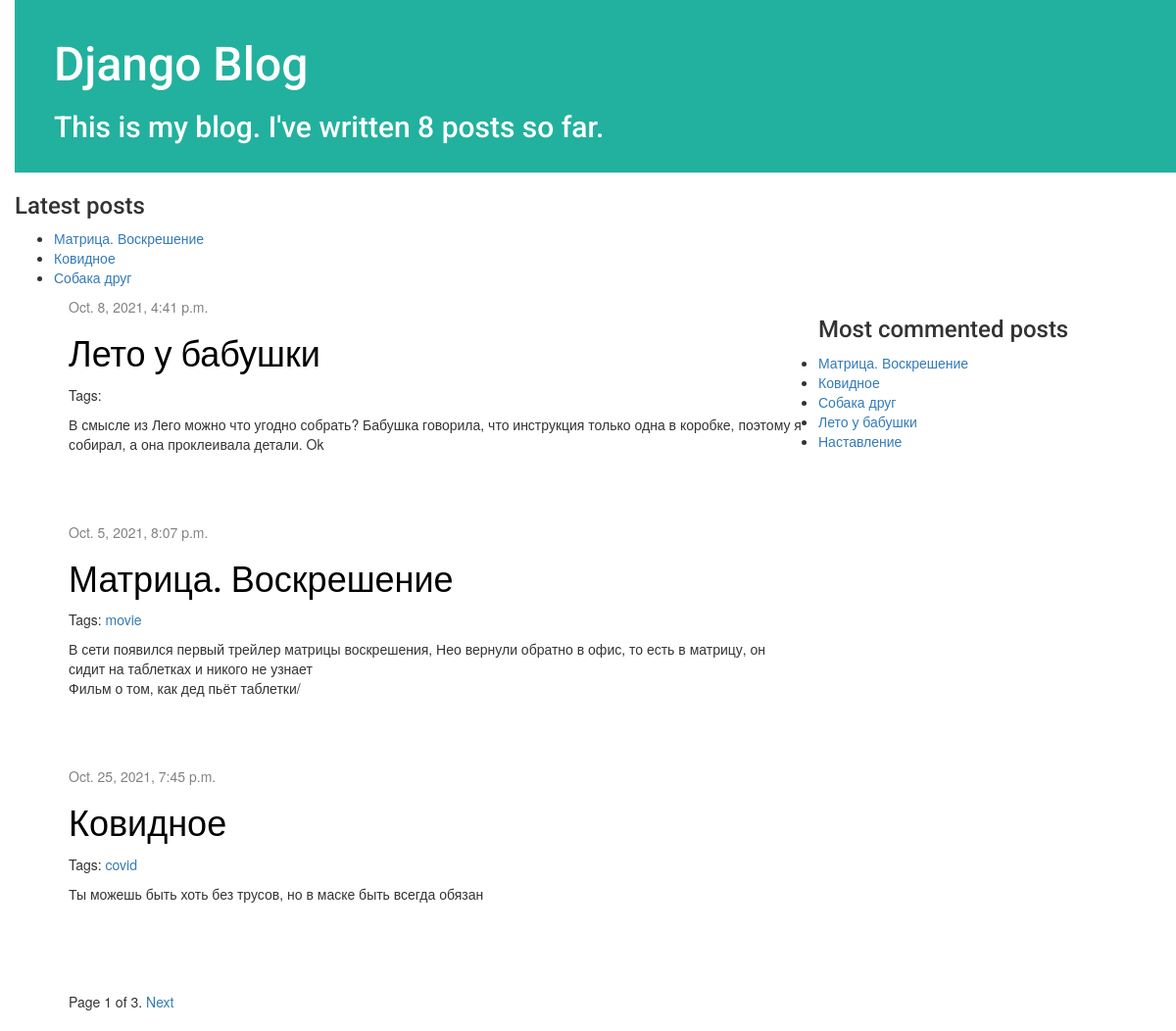
The page / on the database its author committed.
### blog/models.py (models this page shows, shortened)
class Post(models.Model):
    author = models.ForeignKey(settings.AUTH_USER_MODEL, on_delete=models.CASCADE)
    slug = models.SlugField(max_length=250, unique_for_date='published_date')
    title = models.CharField(max_length=200)
    text = models.TextField()
    created_date = models.DateTimeField(default=timezone.now)
    published_date = models.DateTimeField(blank=True, null=True)
    tags = TaggableManager()
    def get_absolute_url(self):
        return reverse('blog:post_detail',
                        args=[self.slug])

### blog/views.py (the view)
# urls.py: path('', views.post_list, name='post_list'),
def post_list(request, tag_slug=None):
    object_list = Post.objects.filter(published_date__lte=timezone.now()).order_by('created_date')
    tag = None
    if tag_slug:
        tag = get_object_or_404(Tag, slug=tag_slug)
        object_list = object_list.filter(tags__in=[tag])
    paginator = Paginator(object_list, 3)  # 3 posts in each page
    page = request.GET.get('page')
    try:
        posts = paginator.page(page)
    except PageNotAnInteger:
        posts = paginator.page(1)
    except EmptyPage:
        posts = paginator.page(paginator.num_pages)
    return render(request,
                  'blog/post_list.html',
                  {'page': page,
                   'posts': posts,
                   'tag': tag})

### blog/templatetags/blog_tags.py (called while the page is built)
@register.simple_tag
def total_posts():
    return Post.objects.filter(published_date__lte=timezone.now()).count()

@register.inclusion_tag('blog/latest_posts.html')
def show_latest_posts(count=5):
    latest_posts = Post.objects.filter(published_date__lte=timezone.now())[:count]
    return {'latest_posts': latest_posts}

@register.simple_tag
def get_most_commented_posts(count=5):
    return Post.objects.annotate(total_comments=Count('comments'))[:count]

### blog/templates/blog/post_list.html (shortened to what this page needs)
{% extends 'blog/base.html' %}
{% block content %}
    {% for post in posts %}
        <div class="post">
            <div class="date">
                {{ post.published_date }}
            </div>
            <h1><a href="{{ post.get_absolute_url }}">{{ post.title }}</a></h1>
            <p class="tags">
                Tags:
                {% for tag in post.tags.all %}
                    <a href="{% url "blog:post_list_by_tag" tag.slug %}">{{ tag.name }}</a>
                {% endfor %}
            </p>
            <p>{{ post.text|linebreaksbr }}</p>
        </div>
    {% endfor %}
    {% include "blog/pagination.html" with page=posts %}
{% endblock %}

### blog/templates/blog/base.html (shortened to what this page needs)
{% load blog_tags %}
{% load static %}
<html>
    <head>
        <link rel="stylesheet" href="//maxcdn.bootstrapcdn.com/bootstrap/3.2.0/css/bootstrap.min.css">
    <link rel="stylesheet" href="//maxcdn.bootstrapcdn.com/bootstrap/3.2.0/css/bootstrap-theme.min.css">
    <link rel="stylesheet" href="{% static 'css/blog.css' %}">
    </head>
    <body>
    <div class="page-header">
        <h1><a href="/">Django Blog</a></h1>
        <h2>This is my blog. I've written {% total_posts %} posts so far.</h2>
    </div>
            <h3>Latest posts</h3>
            {% show_latest_posts 3 %}
    <div class="content container">
        <div class="row">
            <div class="col-md-8">
            {% block content %}
            {% endblock %}
            </div>
            <h3>Most commented posts</h3>
{% get_most_commented_posts as most_commented_posts %}
<ul>
    {% for post in most_commented_posts %}
        <li>
            <a href="{{ post.get_absolute_url }}">{{ post.title }}</a>
        </li>
    {% endfor %}
</ul>
        </div>
    </div>
</body>
</html>

### blog/templates/blog/latest_posts.html
<ul>
    {% for post in latest_posts %}
        <li>
            <a href="{{ post.get_absolute_url }}">{{ post.title }}</a>
        </li>
    {% endfor %}
</ul>

### blog/static/css/blog.css (style rules this page uses)
h1 a { color: #303F9F; font-family: 'Roboto', sans-serif; }
h2 { color: rgb(255, 255, 255); font-family: 'Roboto', sans-serif; }
body { padding-left: 15px; }
.page-header { background-color: rgb(34, 177, 158); margin-top: 0; padding: 20px 20px 20px 40px; }
.page-header h1, .page-header h1 a, .page-header h1 a:visited, .page-header h1 a:active { color: #ffffff; font-size: 36pt; text-decoration: none; }
.content { margin-left: 40px; }
h1, h2, h3, h4 { font-family: 'Roboto', sans-serif; }
.date { color: #828282; }
.post { margin-bottom: 70px; }
.post h1 a, .post h1 a:visited { color: #000000; }

### rows shown on the page
Post: title "Матрица. Воскрешение", published_date "Oct. 5, 2021, 8:07 p.m.", text "В сети появился первый трейлер матрицы воскрешения, Нео вернули обратно в офис, то есть в матрицу, он сидит на таблетках и никого не узнает Фильм о том, как дед пьёт таблетки/"
Post: title "Ковидное", published_date "Oct. 25, 2021, 7:45 p.m.", text "Ты можешь быть хоть без трусов, но в маске быть всегда обязан"
Post: title "Собака друг"
Post: published_date "Oct. 8, 2021, 4:41 p.m.", title "Лето у бабушки", text "В смысле из Лего можно что угодно собрать? Бабушка говорила, что инструкция только одна в коробке, поэтому я собирал, а она проклеивала детали. Ok"
Tag: name "movie"
Tag: name "covid"
Post: title "Наставление"

### other values the page prints
{{ page.number }} "1"
{{ page.paginator.num_pages }} "3"
